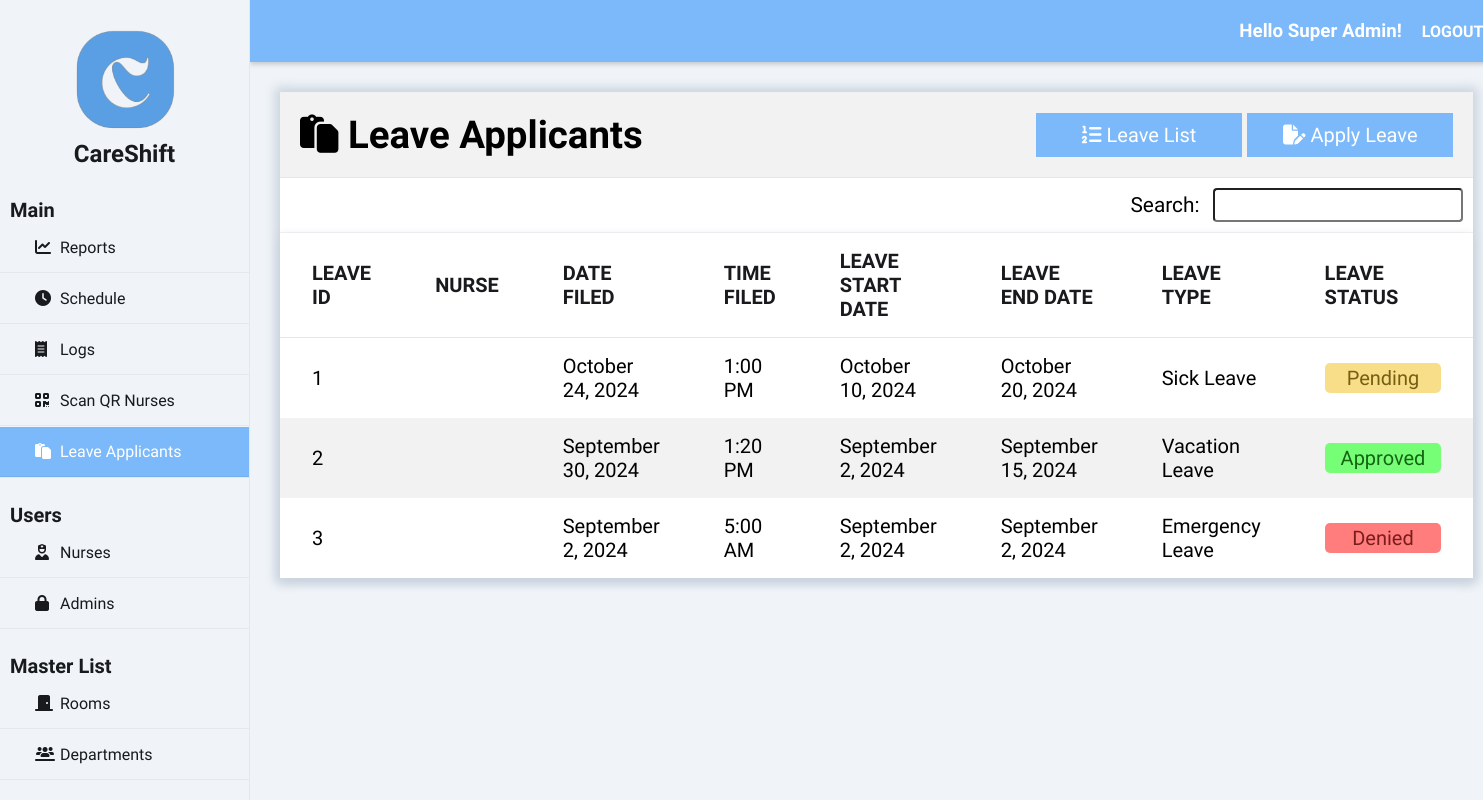
Screenshot of /index.php?page=leave (signed in) with the database file from the repository.
### tables this page shows
CREATE TABLE `leave` (
  `leave_id` int(50) NOT NULL auto_increment,
  `leave_type` varchar(50) NOT NULL,
  `leave_start_date` date NOT NULL,
  `leave_end_date` date NOT NULL,
  `leave_date_filed` date NOT NULL,
  `leave_time_filed` time NOT NULL,
  `leave_desc` varchar(255) NOT NULL,
  `leave_status` varchar(50) NOT NULL,
  `nurse_id` int(50) NOT NULL,
  PRIMARY KEY  (`leave_id`),
  KEY (`nurse_id`)
);

### class/class.admin.php (called while the page is built, shortened)
<?php
class Admin{
	private $DB_SERVER='localhost';
	private $DB_USERNAME='root';
	private $DB_PASSWORD='';
	private $DB_DATABASE='db_careshift';
	private $conn;
	public function __construct(){
		$this->conn = new PDO("mysql:host=".$this->DB_SERVER.";dbname=".$this->DB_DATABASE,$this->DB_USERNAME,$this->DB_PASSWORD);
	}
	function get_id_by_username($username){
		$sql="SELECT adm_id FROM admin WHERE adm_username = :username";
		$q = $this->conn->prepare($sql);
		$q->execute(['username' => $username]);
		$id = $q->fetchColumn();
		return $id;
	}
	function get_fname($id){
		$sql="SELECT adm_fname FROM admin WHERE adm_id = :id";
		$q = $this->conn->prepare($sql);
		$q->execute(['id' => $id]);
		$fname = $q->fetchColumn();
		return $fname;
	}
	function get_lname($id){
		$sql="SELECT adm_lname FROM admin WHERE adm_id = :id";
		$q = $this->conn->prepare($sql);
		$q->execute(['id' => $id]);
		$lname = $q->fetchColumn();
		return $lname;
	}
	function get_access_id($id){
		$sql="SELECT useraccess_id FROM admin WHERE adm_id = :id";
		$q = $this->conn->prepare($sql);
		$q->execute(['id' => $id]);
		$useraccess_id = $q->fetchColumn();
		return $useraccess_id;
	}
}
?>

### class/class.leave.php (called while the page is built, shortened)
<?php
class Leave {
    private $DB_SERVER = 'localhost';
    private $DB_USERNAME = 'root';
    private $DB_PASSWORD = '';
    private $DB_DATABASE = 'db_careshift';
    private $conn;
    public function __construct() {
        $this->conn = new PDO("mysql:host=" . $this->DB_SERVER . ";dbname=" . $this->DB_DATABASE, $this->DB_USERNAME, $this->DB_PASSWORD);
    }
	public function list_leaves(){
		$sql="SELECT * FROM `leave` ORDER BY leave_date_filed DESC, leave_time_filed DESC";
		$q = $this->conn->query($sql) or die("failed!");
		while($r = $q->fetch(PDO::FETCH_ASSOC)){
		$data[]=$r;
		}
		if(empty($data)){
		   return false;
		}else{
			return $data;
		}
	}
	function get_leave_start_date($id){
		$sql="SELECT leave_start_date FROM `leave` WHERE leave_id = :id";
		$q = $this->conn->prepare($sql);
		$q->execute(['id' => $id]);
		$leave_start_date = $q->fetchColumn();
		$leave_start_date = date("F j, Y", strtotime($leave_start_date));
		return $leave_start_date;
	}
	function get_leave_end_date($id){
		$sql="SELECT leave_end_date FROM `leave` WHERE leave_id = :id";
		$q = $this->conn->prepare($sql);
		$q->execute(['id' => $id]);
		$leave_end_date = $q->fetchColumn();
		$leave_end_date = date("F j, Y", strtotime($leave_end_date));
		return $leave_end_date;
	}
	function get_leave_date_filed($id){
		$sql="SELECT leave_date_filed FROM `leave` WHERE leave_id = :id";
		$q = $this->conn->prepare($sql);
		$q->execute(['id' => $id]);
		$leave_date_filed = $q->fetchColumn();
		$leave_date_filed = date("F j, Y", strtotime($leave_date_filed));
		return $leave_date_filed;
	}
	function get_leave_time_filed($id){
		$sql="SELECT leave_time_filed FROM `leave` WHERE leave_id = :id";
		$q = $this->conn->prepare($sql);
		$q->execute(['id' => $id]);
		$leave_time_filed = $q->fetchColumn();
		$leave_time_filed = date("g:i A", strtotime($leave_time_filed));
		return $leave_time_filed;
	}
}
?>

### leave-module/records.php (the view)
<?php
$admin_id = $admin->get_id_by_username($_SESSION['adm_username']);
$access_id = $admin->get_access_id($admin_id);
$scheduler_department_id = $admin->get_department_id($admin_id);
if ($access_id == 3) {
    $leaves = $leave->list_leaves_by_department($scheduler_department_id);
} else {
    $leaves = $leave->list_leaves();
}
?>
<div class="heading">
    <h1><i class="fas fa-regular fa-paste"></i>&nbspLeave Applicants</h1>
    <a href="index.php?page=leave" class="right_button"><i class="fa fa-list-ol" aria-hidden="true"></i>&nbspLeave List</a>
    <a href="index.php?page=leave&subpage=add" class="right_button"><i class="fa fa-file-pen" aria-hidden="true"></i>&nbspApply Leave</a>
</div>
<span class="right">
    <div class="search_bar">
        <label for="search">Search:</label>
        <input type="text" id="search" class="search" name="search" onkeyup="filterTable()">
    </div>
</span>
<table id="tablerecords">
    <thead>
        <tr>
            <th>Leave ID</th>
            <th>Nurse</th>
            <th>Date Filed</th>
            <th>Time Filed</th>
            <th>Leave Start Date</th>
            <th>Leave End Date</th>
            <th>Leave Type</th>
            <th>Leave Status</th>
        </tr>
    </thead>
    <tbody>
    <?php
    if ($leaves != false) {
        foreach ($leaves as $value) {
            extract($value);
            $row_url = "index.php?page=leave&subpage=profile&id=" . $leave_id;
            $status_class = '';
            if ($leave_status === 'Denied') {
                $status_class = 'leave-status-denied';
            } elseif ($leave_status === 'Approved') {
                $status_class = 'leave-status-approved';
            } elseif ($leave_status === 'Pending') {
                $status_class = 'leave-status-pending';
            }
            ?>
            <tr onclick="location.href='<?php echo $row_url; ?>'" style="cursor: pointer;">
                <td><?php echo $leave_id; ?></td>
                <td><?php echo $leave->get_leave_nurse_name($leave_id); ?></td>
                <td><?php echo $leave->get_leave_date_filed($leave_id);?></td>
                <td><?php echo $leave->get_leave_time_filed($leave_id);?></td>
                <td><?php echo $leave->get_leave_start_date($leave_id);?></td>
                <td><?php echo $leave->get_leave_end_date($leave_id);?></td>
                <td><?php echo $leave_type; ?></td>
                <td><p class="<?php echo $status_class; ?>">
                    <?php echo $leave_status; ?>
                </td>
            </tr>
            <?php
        }
    } else {
        ?>
        <tr>
            <td colspan="6">No Record Found.</td>
        </tr>
    <?php
    }
    ?>
</tbody>
</table>

### index.php (shortened to what this page needs)
<?php
include_once 'class/class.admin.php';
include_once 'class/class.leave.php';
$page = (isset($_GET['page']) && $_GET['page'] != '') ? $_GET['page'] : 'reports';
$admin = new Admin();
$leave = new Leave();
$admin_id = $admin->get_id_by_username($_SESSION['adm_username']);
$useraccess_id = $admin->get_access_id($admin_id);
?>
<!DOCTYPE html>
<html>
<head>
    <link rel="stylesheet" href="css/styles.css">
    <link rel="stylesheet" href="https://cdnjs.cloudflare.com/ajax/libs/fullcalendar/3.4.0/fullcalendar.css" />
</head>
<body>
    <div class="wrapper">
        <div class="sidebar">
            <img src="img/logo.png" alt="Logo Image" class="logo_image">
            <h2>CareShift</h2>
            <ul>
                <h3>Main</h3>
                <li><a href="index.php?page=reports" class="<?= $page == 'reports' ? 'active' : '' ?>"><i class="fas fa-solid fa-chart-line"></i>Reports</a></li>
                <li><a href="index.php?page=schedule" class="<?= $page == 'schedule' ? 'active' : '' ?>"><i class="fas fa-solid fa-clock"></i>Schedule</a></li>
                <?php if ($useraccess_id != 2 && $useraccess_id != 3): ?>
                <li><a href="index.php?page=logs" class="<?= $page == 'logs' ? 'active' : '' ?>"><i class="fas fa-solid fa-receipt"></i>Logs</a></li>
                <?php endif; ?>
                <li><a href="index.php?page=scan" class="<?= $page == 'scan' ? 'active' : '' ?>"><i class="fas fa-solid fa-qrcode"></i>Scan QR Nurses</a></li>
                <li><a href="index.php?page=leave" class="<?= $page == 'leave' ? 'active' : '' ?>"><i class="fas fa-regular fa-paste"></i>Leave Applicants</a></li>
                <h3>Users</h3>
                <li><a href="index.php?page=nurses" class="<?= $page == 'nurses' ? 'active' : '' ?>"><i class="fas fa-solid fa-user-nurse"></i>Nurses</a></li>
                <?php if ($useraccess_id != 2 && $useraccess_id != 3): ?>
                <li><a href="index.php?page=admins" class="<?= $page == 'admins' ? 'active' : '' ?>"><i class="fas fa-lock" aria-hidden="true"></i></i>Admins</a></li>
                <?php endif; ?>
                <h3>Master List</h3>
                <li><a href="index.php?page=rooms" class="<?= $page == 'rooms' ? 'active' : '' ?>"><i class="fas fa-solid fa-door-closed"></i>Rooms</a></li>
                <li><a href="index.php?page=departments" class="<?= $page == 'departments' ? 'active' : '' ?>"><i class="fas fa-solid fa-users-line"></i>Departments</a></li>
            </ul>
        </div>
        <div class="body">
            <div class="header">
                <h3>Hello <?php echo $admin->get_fname($admin_id).' '.$admin->get_lname($admin_id);?>!</h3>
                <a href="logout.php" class="right">Logout</a>
            </div>
            <div class="main_content">
                <?php
                    switch($page){
                    case 'leave':
                        require_once 'leave-module/index.php';
                    break;
                    }
                ?>
            </div>
        </div>
    </div>
</body>
</html>

### css/styles.css (style rules this page uses)
* { margin: 0; padding: 0; box-sizing: border-box; list-style: none; text-decoration: none; font-family: "Afacad Flux", sans-serif; }
body { background: #F0F4F8; }
.wrapper { display: flex; position: relative; }
.wrapper .sidebar { position: fixed; width: 250px; height: 100%; background: #F0F4F8; padding: 30px 0; z-index: 999; border-right: 1px solid rgba(0, 0, 0, 0.05); }
.wrapper .sidebar img { width: 100px; height: 100px; display: block; margin: 0 auto; }
.wrapper .sidebar h2 { color: #181a1d; text-align: center; margin-top: 10px; margin-bottom: 30px; }
.wrapper .sidebar h3 { color: #181a1d; font-size: 20px; margin-top: 25px; margin-left: 10px; }
.wrapper .sidebar ul li { border-bottom: 1px solid rgba(0, 0, 0, 0.05); border-top: 1px solid rgba(255, 255, 255, 0.05); transition: 0.3s; }
.wrapper .sidebar ul li a { color: #181a1d; display: block; padding: 15px 15px 15px 35px; transition: 0.3s; }
.wrapper .sidebar ul li a .fas { width: 25px; transition: 0.1s; }
.wrapper .sidebar ul li a.active { background-color: #7BB9FA; color: #ffffff; border-bottom: 1px solid rgba(0, 0, 0, 0.05); }
.wrapper .sidebar ul li a.active .fas { color: #ffffff; }
.wrapper .body { width: 100%; margin-left: 250px; }
.wrapper .body .header { padding: 20px; background: #7BB9FA; display: flex; justify-content: flex-end; gap: 20px; align-items: center; position: sticky; top: 0; z-index: 100; box-shadow: 0 2px 5px rgba(0, 0, 0, 0.2); }
.wrapper .body .header a { text-decoration: none; color: white; text-transform: uppercase; font-weight: 800; }
.wrapper .body .header h3 { margin: 0; color: white; }
.wrapper .body .main_content { padding: 0px 30px 0px 30px; }
.wrapper .body .main_content h1 { font-size: 2.4rem; width: 80%; }
.wrapper .body .main_content .content_wrapper .heading { display: flex; justify-content: space-between; align-items: center; background-color: #f2f2f2; padding: 20px; border-bottom: 1px solid rgba(0, 0, 0, 0.05); }
.heading .right_button { padding: 10px 20px; width: 250px; background-color: #7BB9FA; color: white; border: none; cursor: pointer; font-size: 20px; margin-left: 5px; display: flex; justify-content: center; align-items: center; text-align: center; }
.right { float: right; }
.right .search_bar { margin: 10px; }
.right .search_bar label { font-size: 1.3rem; margin-bottom: 10px; font-weight: normal; }
.search_bar input[type="text"] { padding: 3px; width: 250px; font-size: 1.3rem; border-radius: 4px; margin-left: 10px; }
#tablerecords { padding: 10px; box-shadow: 0 5px 10px #CBD4DF; width: 100%; background-color: white; text-align: left; overflow: hidden; border-collapse: collapse; }
#tablerecords thead { color: #181a1d; box-shadow: 0 5px 10px #CBD4DF; border-top: 1px solid rgba(0, 0, 0, 0.05); border-bottom: 1px solid rgba(0, 0, 0, 0.05); }
#tablerecords thead tr th { padding: 1rem 2rem; text-transform: uppercase; font-size: 20px; font-weight: 900; }
#tablerecords th, #tablerecords td { padding: 10px 0px; }
#tablerecords tbody { font-size: 20px; }
#tablerecords tbody tr:nth-child(odd) { background-color: #ffffff; }
#tablerecords tbody tr:nth-child(even) { background-color: #f2f2f2; }
#tablerecords tbody tr td { padding: 1rem 2rem; }
.leave-status-denied { border-radius: 5px; color: rgb(122, 28, 28); padding: 0.2rem 1rem; text-align: center; background-color: rgb(255, 125, 125); }
.leave-status-approved { border-radius: 5px; color: rgb(20, 100, 20); padding: 0.2rem 1rem; text-align: center; background-color: rgb(118, 255, 118); }
.leave-status-pending { border-radius: 5px; color: rgb(117, 95, 20); padding: 0.2rem 1rem; text-align: center; background-color: rgb(248, 222, 137); }
label { margin-bottom: 5px; font-weight: bold; font-size: 25px; }

### rows the page displays
leave: leave_id "1", $leave->get_leave_date_filed($leave_id) "October 24, 2024", $leave->get_leave_time_filed($leave_id) "1:00 PM", $leave->get_leave_start_date($leave_id) "October 10, 2024", $leave->get_leave_end_date($leave_id) "October 20, 2024", leave_type "Sick Leave", leave_status "Pending"
leave: leave_id "2", $leave->get_leave_date_filed($leave_id) "September 30, 2024", $leave->get_leave_time_filed($leave_id) "1:20 PM", $leave->get_leave_start_date($leave_id) "September 2, 2024", $leave->get_leave_end_date($leave_id) "September 15, 2024", leave_type "Vacation Leave", leave_status "Approved"
leave: leave_id "3", $leave->get_leave_date_filed($leave_id) "September 2, 2024", $leave->get_leave_time_filed($leave_id) "5:00 AM", $leave->get_leave_start_date($leave_id) "September 2, 2024", $leave->get_leave_end_date($leave_id) "September 2, 2024", leave_type "Emergency Leave", leave_status "Denied"

### other values shown
$admin->get_fname($admin_id) "Super"
$admin->get_lname($admin_id) "Admin"
